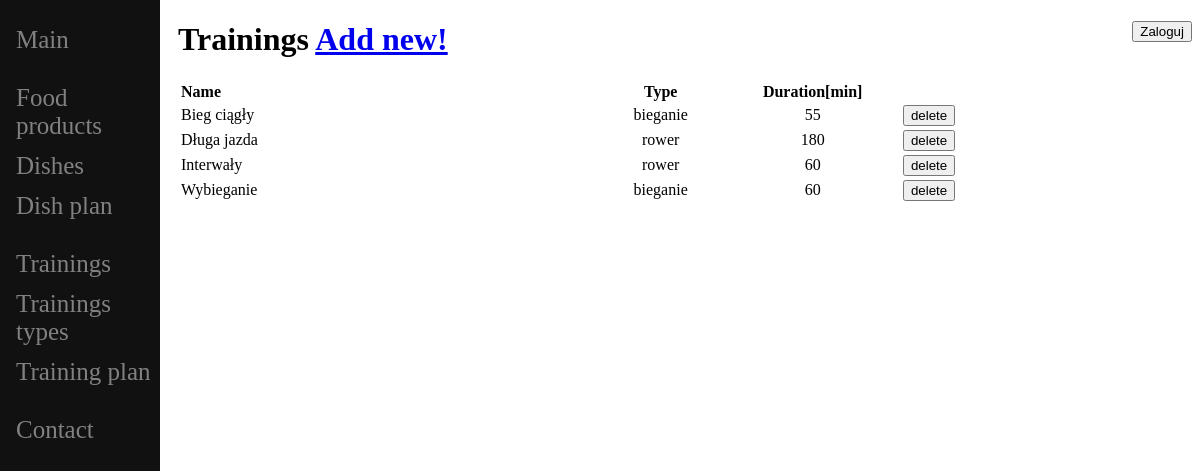
The page /training_list/ on the database its author committed.
### diet_diary/models.py (models this page shows, shortened)
class Training(models.Model):
    name = models.CharField(max_length=64)
    type = models.ForeignKey(TrainingTypes, on_delete=models.CASCADE)
    duration = models.IntegerField(validators=[MinValueValidator(0)])
    notes = models.CharField(max_length=512, blank=True)

class TrainingTypes(models.Model):
    training_type = models.CharField(max_length=64)
    def __str__(self):
        return self.training_type

### diet_diary/views.py (the view, shortened to what this page needs)
# urls.py: path('training_list/', TrainingView.as_view(), name="training-list"),
class TrainingView(View):
    def get(self, request):
        db_elements = Training.objects.all().order_by('name')
        ctx = {
            "db_elements": db_elements,
        }
        return render(request, 'training_list.html', ctx)

### diet_diary/templates/training_list.html (shortened to what this page needs)
{%  extends "base.html" %}
{% block content_title %}
    Trainings <a href="/training_add/">Add new!</a>
{% endblock %}
{% block content %}
    <table style="width:100%" {{ table_hidden }}>
        <tr>
            <th align="left">Name</th>
            <th class="col_width">Type</th>
            <th class="col_width">Duration[min]</th>
        </tr>
        {% for element in db_elements %}
        <tr>
            <td>{{ element.name }}</td>
            <td align="center">{{ element.type }}</td>
            <td align="center">{{ element.duration }}</td>
            <td align="center">{{ element.notes }}</td>
            <td>
                <form action='/training_list/' method='POST'>
                    <button type='submit' name="usuń" value={{ element.id }}>delete</button>
                </form>
            </td>
        </tr>
        {% endfor %}
    </table>
{% endblock %}

### diet_diary/static/diet_diary/style.css (style rules this page uses)
.col_width { width: 150px; }
* { box-sizing: border-box; }

### rows shown on the page
Training: name "Bieg ciągły", type "bieganie", duration "55", {{ element.id }} 4 (drawn)
Training: name "Długa jazda", type "rower", duration "180", {{ element.id }} 2 (drawn)
Training: name "Interwały", type "rower", duration "60", {{ element.id }} 1 (drawn)
Training: name "Wybieganie", type "bieganie", duration "60", {{ element.id }} 3 (drawn)
